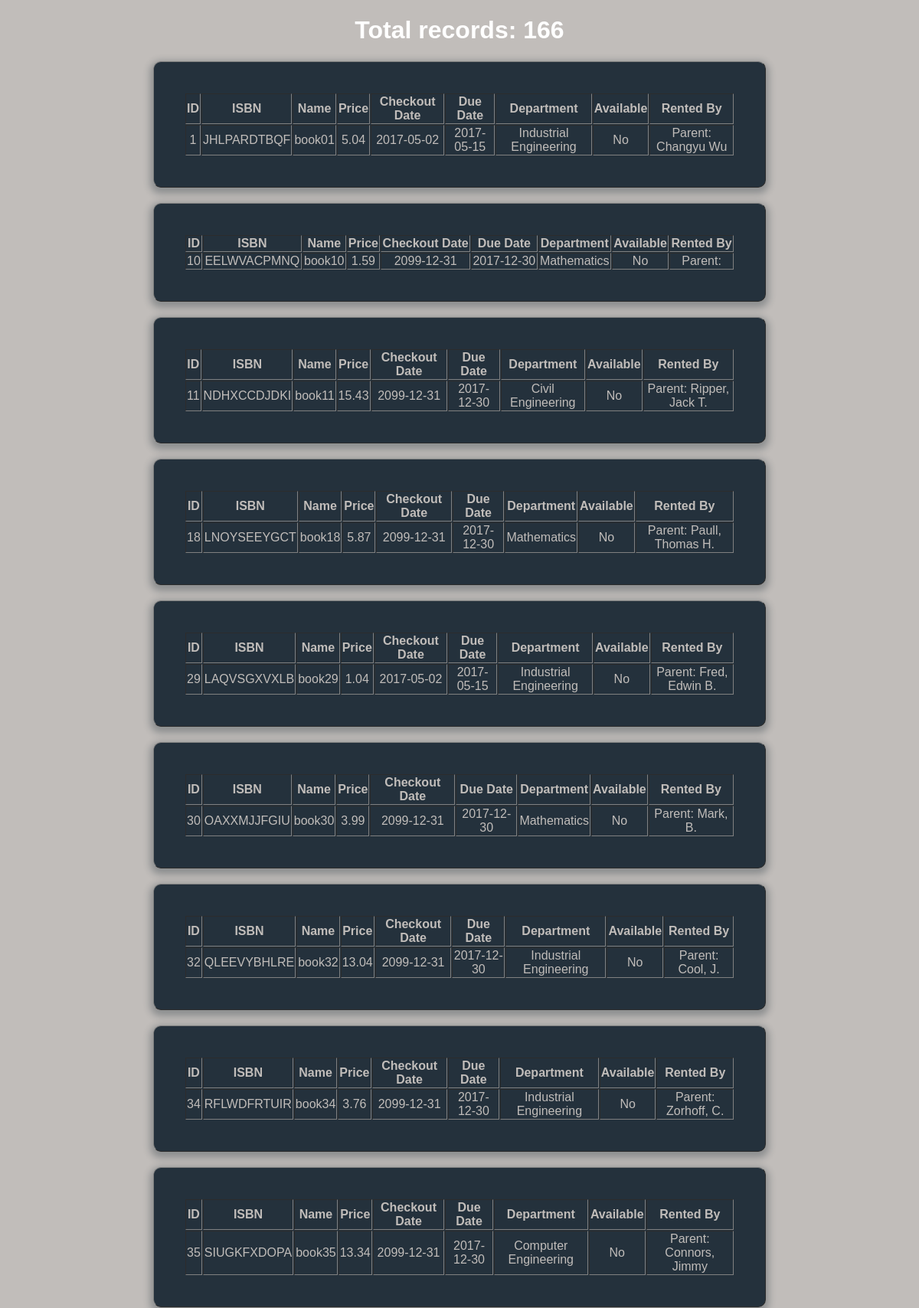
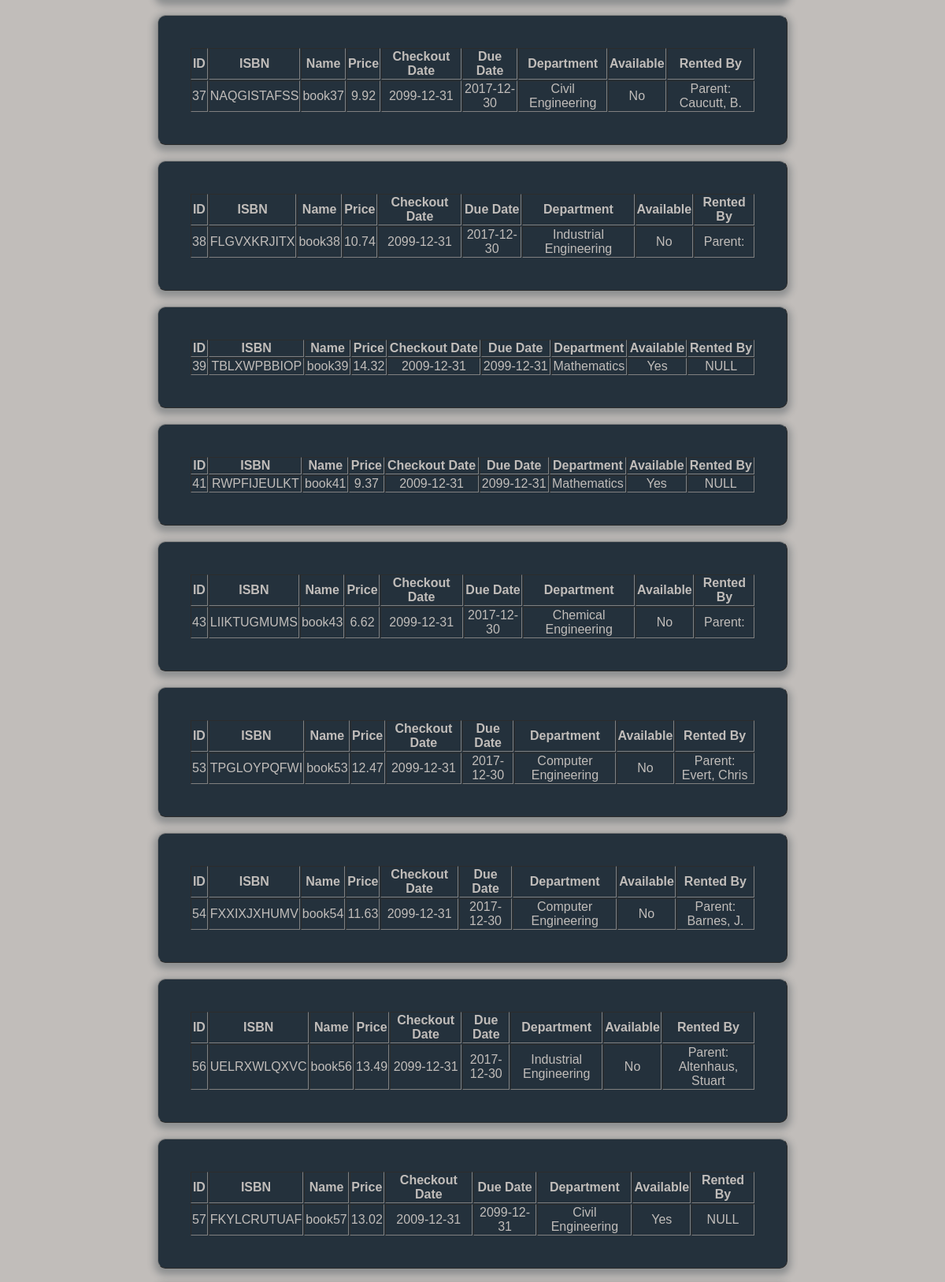
The page /booktrackingsystem/allbook.php (upper part) on the database its author committed (2 pictures, top to bottom).
### tables this page shows
CREATE TABLE `book` (
  `book_id` int(11) NOT NULL,
  `ISBN` varchar(80) NOT NULL,
  `book_name` varchar(45) NOT NULL,
  `price` double NOT NULL,
  `due_date` date NOT NULL DEFAULT '2099-12-31',
  `dept_id` int(11) NOT NULL,
  `checkout_date` date NOT NULL DEFAULT '2099-12-31'
);

CREATE TABLE `dept` (
  `dept_id` int(11) NOT NULL,
  `dept_name` varchar(40) NOT NULL
);

CREATE TABLE `parent` (
  `parent_id` int(11) NOT NULL,
  `parent_name` varchar(40) NOT NULL,
  `phone_number` bigint(13) DEFAULT NULL,
  `book_id` int(11) NOT NULL DEFAULT '0'
);

### booktrackingsystem/allbook.php (the view, shortened to what this page needs)
<?php
require 'booktrackingdb.php'
?>
<?php
$sql = "SELECT * FROM book ORDER BY book_id";
$records = $mysqli->query($sql) or die($mysqli->error);
$counter = $records->num_rows;
?>
<!DOCTYPE html>
<html>
<head>
	<link rel="stylesheet" type="text/css" href="css/displaybookstyle.css">
	<h1><?php echo 'Total records: '.$counter ?></h1>
</head>
<body>
	<div>
		<?php
			while($book = $records->fetch_assoc()){
				$dept_result = $mysqli->query("SELECT * FROM dept WHERE dept_id = ".$book['dept_id']);
				$dept_name = $dept_result->fetch_assoc()['dept_name'];
				$available = 'No';
				if($book['due_date'] == '2099-12-31'){
					$available = 'Yes';
				}
				$rentedby = 'NULL';
				$book_id = $book['book_id'];
					if($available === 'No'){
					if($book_id > 0 AND $book_id < 100){
						$parent_result = $mysqli->query("SELECT * FROM parent WHERE book_id = ".$book_id);
						$rentedby = "Parent: ".$parent_result->fetch_assoc()['parent_name'];
					}
					else if($book_id > 100 AND $book_id < 300){
						$student_result = $mysqli->query("SELECT * FROM student WHERE book_id = ".$book_id);
						$rentedby = "Student: ".$student_result->fetch_assoc()['student_name'];
					}
					else if($book_id > 300 AND $book_id < 500){
						$admin_result = $mysqli->query("SELECT * FROM admin WHERE book_id = ".$book_id);
						$rentedby = "Admin: ".$admin_result->fetch_assoc()['admin_name'];
					}
					else if($book_id > 500 AND $book_id < 900){
						$teacher_result = $mysqli->query("SELECT * FROM teacher WHERE book_id = ".$book_id);
						$rentedby = "Teacher: ".$teacher_result->fetch_assoc()['teacher_name'];
					}
				}
				echo "<table class=form width=100% border=1 cellpadding=1 cellspacing=1>";
				echo "<tr>";
				echo "<th>ID</th>";
				echo "<th>ISBN</th>";
				echo "<th>Name</th>";
				echo "<th>Price</th>";
				echo "<th>Checkout Date</th>";
				echo "<th>Due Date</th>";
				echo "<th>Department</th>";
				echo "<th>Available</th>";
				echo "<th>Rented By</th>";
				echo "</tr>";
				echo "<tr class=field-wrap>";
				echo "<td>".$book['book_id']."</td>";
				echo "<td>".$book['ISBN']."</td>";
				echo "<td>".$book['book_name']."</td>";
				echo "<td>".$book['price']."</td>";
				echo "<td>".$book['checkout_date']."</td>";
				echo "<td>".$book['due_date']."</td>";
				echo "<td>".$dept_name."</td>";
				echo "<td>".$available."</td>";
				echo "<td>".$rentedby."</td>";
				echo "</tr>";
				echo "</table>";
			}
		?>
	</div>
</body>
</html>

### booktrackingsystem/css/displaybookstyle.css (style rules this page uses)
body { background: url(bgimage.jpg), #c1bdba; font-family: 'Titillium Web', sans-serif; }
.form { background: rgba(19, 35, 47, 0.9); padding: 40px; max-width: 800px; margin: 20px auto; border-radius: 10px; box-shadow: 0 4px 10px 4px rgba(19, 35, 47, 0.3); }
table { color: #c1bdba; text-align: center; }
.field-wrap { position: relative; margin-bottom: 40px; }

### booktrackingsystem/allbook.php (style rules this page uses)
h1 { color:white;text-align: center; }

### rows shown on the page
book: book_id "1", ISBN "JHLPARDTBQF", book_name "book01", price "5.04", checkout_date "2017-05-02", due_date "2017-05-15", dept.dept_name "Industrial Engineering", available "No", parent.parent_name "Parent: Changyu Wu"
book: book_id "10", ISBN "EELWVACPMNQ", book_name "book10", price "1.59", checkout_date "2099-12-31", due_date "2017-12-30", dept.dept_name "Mathematics", available "No", rentedby "Parent:"
book: book_id "11", ISBN "NDHXCCDJDKI", book_name "book11", price "15.43", checkout_date "2099-12-31", due_date "2017-12-30", dept.dept_name "Civil Engineering", available "No", parent.parent_name "Parent: Ripper, Jack T."
book: book_id "18", ISBN "LNOYSEEYGCT", book_name "book18", price "5.87", checkout_date "2099-12-31", due_date "2017-12-30", dept.dept_name "Mathematics", available "No", parent.parent_name "Parent: Paull, Thomas H."
book: book_id "29", ISBN "LAQVSGXVXLB", book_name "book29", price "1.04", checkout_date "2017-05-02", due_date "2017-05-15", dept.dept_name "Industrial Engineering", available "No", parent.parent_name "Parent: Fred, Edwin B."
book: book_id "30", ISBN "OAXXMJJFGIU", book_name "book30", price "3.99", checkout_date "2099-12-31", due_date "2017-12-30", dept.dept_name "Mathematics", available "No", parent.parent_name "Parent: Mark, B."
book: book_id "32", ISBN "QLEEVYBHLRE", book_name "book32", price "13.04", checkout_date "2099-12-31", due_date "2017-12-30", dept.dept_name "Industrial Engineering", available "No", parent.parent_name "Parent: Cool, J."
book: book_id "34", ISBN "RFLWDFRTUIR", book_name "book34", price "3.76", checkout_date "2099-12-31", due_date "2017-12-30", dept.dept_name "Industrial Engineering", available "No", parent.parent_name "Parent: Zorhoff, C."
book: book_id "35", ISBN "SIUGKFXDOPA", book_name "book35", price "13.34", checkout_date "2099-12-31", due_date "2017-12-30", dept.dept_name "Computer Engineering", available "No", parent.parent_name "Parent: Connors, Jimmy"
book: book_id "37", ISBN "NAQGISTAFSS", book_name "book37", price "9.92", checkout_date "2099-12-31", due_date "2017-12-30", dept.dept_name "Civil Engineering", available "No", parent.parent_name "Parent: Caucutt, B."
book: book_id "38", ISBN "FLGVXKRJITX", book_name "book38", price "10.74", checkout_date "2099-12-31", due_date "2017-12-30", dept.dept_name "Industrial Engineering", available "No", rentedby "Parent:"
book: book_id "39", ISBN "TBLXWPBBIOP", book_name "book39", price "14.32", checkout_date "2009-12-31", due_date "2099-12-31", dept.dept_name "Mathematics", due_date "Yes", rentedby "NULL"
book: book_id "41", ISBN "RWPFIJEULKT", book_name "book41", price "9.37", checkout_date "2009-12-31", due_date "2099-12-31", dept.dept_name "Mathematics", due_date "Yes", rentedby "NULL"
book: book_id "43", ISBN "LIIKTUGMUMS", book_name "book43", price "6.62", checkout_date "2099-12-31", due_date "2017-12-30", dept.dept_name "Chemical Engineering", available "No", rentedby "Parent:"
book: book_id "53", ISBN "TPGLOYPQFWI", book_name "book53", price "12.47", checkout_date "2099-12-31", due_date "2017-12-30", dept.dept_name "Computer Engineering", available "No", parent.parent_name "Parent: Evert, Chris"
book: book_id "54", ISBN "FXXIXJXHUMV", book_name "book54", price "11.63", checkout_date "2099-12-31", due_date "2017-12-30", dept.dept_name "Computer Engineering", available "No", parent.parent_name "Parent: Barnes, J."
book: book_id "56", ISBN "UELRXWLQXVC", book_name "book56", price "13.49", checkout_date "2099-12-31", due_date "2017-12-30", dept.dept_name "Industrial Engineering", available "No", parent.parent_name "Parent: Altenhaus, Stuart"
book: book_id "57", ISBN "FKYLCRUTUAF", book_name "book57", price "13.02", checkout_date "2009-12-31", due_date "2099-12-31", dept.dept_name "Civil Engineering", due_date "Yes", rentedby "NULL"

### other values the page prints
$counter "166"
